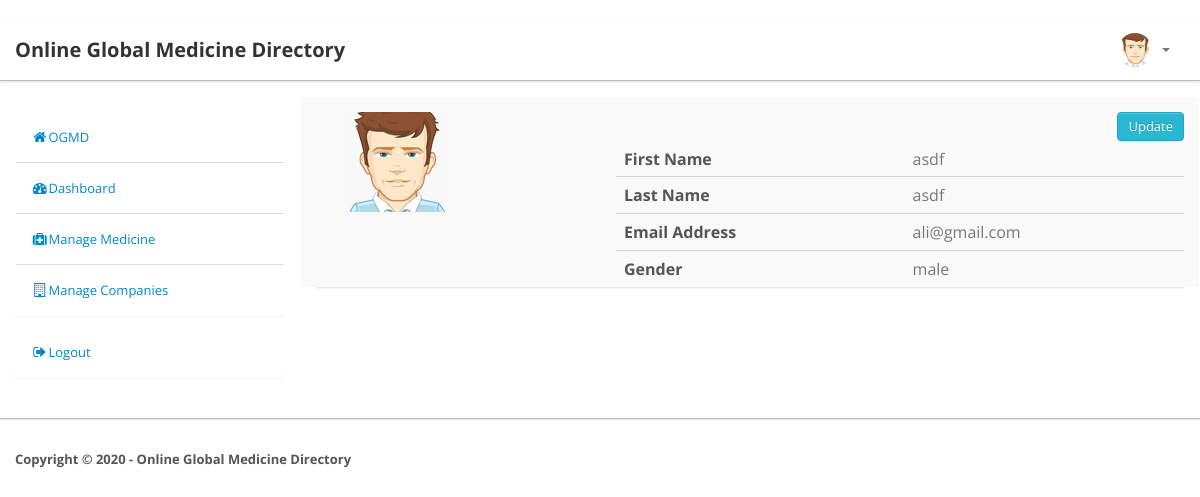
/profile.php (signed in), run on the app's committed database.
### tables this page shows
CREATE TABLE `users` (
  `user_id` int(11) NOT NULL,
  `user_type` varchar(30) NOT NULL,
  `firstname` varchar(100) NOT NULL,
  `lastname` varchar(100) NOT NULL,
  `useremail` varchar(100) NOT NULL,
  `userpassword` varchar(100) NOT NULL,
  `gender` varchar(50) NOT NULL,
  `userimage` varchar(300) NOT NULL
);

### profile.php (the view, shortened to what this page needs)
﻿<!DOCTYPE html>
<html lang="en">
    <head>
        <link type="text/css" href="bootstrap/css/bootstrap.min.css" rel="stylesheet">
        <link type="text/css" href="bootstrap/css/bootstrap-responsive.min.css" rel="stylesheet">
        <link type="text/css" href="css/theme.css" rel="stylesheet">
        <link type="text/css" href="images/icons/css/font-awesome.css" rel="stylesheet">
    </head>
    <body>
        <?php
        include 'php/conn.php';
        $id = $_SESSION['userId'];
        $q = "SELECT * FROM `users` WHERE user_id = $id";
        $query = mysqli_query($conn, $q);
        $result_profile = mysqli_fetch_array($query);
        ?>
        <?php include 'php/navbar.php'; ?>
        <div class="wrapper">
            <div class="container">
                <div class="row">
                    <div class="span3">
                        <div class="sidebar">
                            <?php include 'php/sidebar.php'; ?>
                        </div>
                    </div>
                    <div class="span9">
                        <div class="widget">
                            <div class="module">
                                <div class="profile-head media">
                                    <di class='span3'>
                                        <a href="#" class="responsive-photo pull-left">
                                            <img src="uploads/<?php echo $result_profile['userimage']; ?>">
                                        </a>
                                    </di>
                                    <div class="media-body">
                                        <table class="table profile-tab-content">
                                            <thead>
                                                <tr>
                                                    <td><b>First Name</b></td>
                                                    <td><?php echo $result_profile['firstname']; ?></td>
                                                </tr>
                                            </thead>
                                            <tbody>
                                                <tr>
                                            <form method="POST" action="edit_user.php">
                                                <input type="submit" id="user_update" name="user_update" value="Update" class="btn btn-info pull-right"/>
                                            </form>
                                            </tr>
                                            <tr>
                                                <td><b>Last Name</b></td>
                                                <td><?php echo $result_profile['lastname']; ?></td>
                                            </tr>
                                            <tr>
                                                <td><b>Email Address</b></td>
                                                <td><?php echo $result_profile['useremail']; ?></td>
                                            </tr>
                                            <tr>
                                                <td><b>Gender</b></td>
                                                <td><?php echo $result_profile['gender']; ?></td>
                                            </tr>
                                            </tbody>
                                        </table>
                                    </div>
                                </div>
                            </div>
                        </div>
                    </div>
                </div>
            </div>
        </div>
        <div class="footer">
            <div class="container">
                <b class="copyright"> Copyright &copy; 2020 - Online Global Medicine Directory</b>
            </div>
        </div>
    </body>
</html>

### php/navbar.php (shortened to what this page needs)
<!DOCTYPE html>
<html>
    <head>
        <link type="text/css" href="bootstrap/css/bootstrap.min.css" rel="stylesheet">
        <link type="text/css" href="bootstrap/css/bootstrap-responsive.min.css" rel="stylesheet">
        <link type="text/css" href="css/theme.css" rel="stylesheet">
        <link type="text/css" href="images/icons/css/font-awesome.css" rel="stylesheet">
    </head>
    <body>
        <?php
        include 'conn.php';
        $nav = "SELECT * FROM `users`";
        $query_nav = mysqli_query($conn, $nav);
        $result_nav = mysqli_fetch_array($query_nav);
        ?>
        <div class="navbar navbar-fixed-top">
            <div class="navbar-inner">
                <div class="container">
                        <a class="brand" href="index.php">Online Global Medicine Directory</a>
                    <div class="nav-collapse collapse navbar-inverse-collapse">
                        <ul class="nav pull-right">
                            <?php
                            if (isset($_SESSION['loggedin'])) {
                                if ($_SESSION['loggedin'] == true) {
                                    ?>
                                    <li class="nav-user dropdown"><a href="#" class="dropdown-toggle" data-toggle="dropdown">
                                            <img src="uploads/<?php echo $result_nav['userimage']; ?>" class="nav-avatar" />
                                            <b class="caret"></b></a>
                                    </li>
                                <?php } ?>
                            <?php } else { ?>
                                <li><a href="login.php">Login</a></li>
                                <li><a href="signup.php">Sing Up</a></li>
                            <?php } ?>
                        </ul>
                    </div>
                </div>
            </div>
        </div>
    </body>
</html>

### css/theme.css (style rules this page uses)
body { font-size: 13px; font-family: 'Open Sans', Arial, sans-serif; background: #fff; color: #777 }
strong, b { color: #555 }
.wrapper { border-bottom: 1px solid #bbb; -webkit-box-shadow: 0 1px 2px rgba(0,0,0,0.1); -moz-box-shadow: 0 1px 2px rgba(0,0,0,0.1); box-shadow: 0 1px 2px rgba(0,0,0,0.1); padding: 30px 0 }
.footer { color: #999; padding: 30px 0 60px }
form { margin: 0 }
select, textarea, input[type="text"], input[type="password"], input[type="datetime"], input[type="datetime-local"], input[type="date"], input[type="month"], input[type="time"], input[type="week"], input[type="number"], input[type="email"], input[type="url"], input[type="search"], input[type="tel"], input[type="color"], input[type="file"], .uneditable-input, label, input, button, select, textarea { -webkit-border-radius: 3px; -moz-border-radius: 3px; border-radius: 3px; font-size: 13px; font-family: 'Open Sans', Tahoma, Arial, sans-serif }
.module { background: #fff; -webkit-border-radius: 3px; -moz-border-radius: 3px; border-radius: 3px; border: 1px solid #ccc; border-bottom-color: #bbb; -webkit-box-shadow: 0 0 1px rgba(0,0,0,0.2); -moz-box-shadow: 0 0 1px rgba(0,0,0,0.2); box-shadow: 0 0 1px rgba(0,0,0,0.2); margin-bottom: 30px }
.navbar { position: static!important; margin: 0!important }
.navbar .navbar-inner { background: #fff; border-bottom: 1px solid #bbb; -webkit-box-shadow: 0 1px 2px rgba(0,0,0,0.15); -moz-box-shadow: 0 1px 2px rgba(0,0,0,0.15); box-shadow: 0 1px 2px rgba(0,0,0,0.15) }
.navbar .brand { color: #333; font-weight: bold; font-size: 20px; margin-right: 20px; padding: 20px }
.navbar .nav>li>a { padding: 20px 15px; font-weight: bold; color: #777 }
.nav-user>a { height: 20px }
.nav-avatar { width: 34px; height: 34px; margin: -7px 5px 0 0; -webkit-border-radius: 50%; -moz-border-radius: 50%; border-radius: 50% }
.btn, .btn-box { -webkit-border-radius: 3px; -moz-border-radius: 3px; border-radius: 3px }
.btn { font-size: 13px; font-weight: 600 }
.btn { display: inline-block; margin-bottom: 0; font-weight: 400; text-align: center; vertical-align: middle; cursor: pointer; background-image: none; border: 1px solid transparent; white-space: nowrap; padding: 4px 10px; font-size: 13px; line-height: 1.42857; border-radius: 4px; -webkit-user-select: none; -moz-user-select: none; -ms-user-select: none; user-select: none }
.btn-info { color: #fff; background-color: #29b7d3; border-color: #25a4be }
.table { margin-bottom: 0 }
.table th, .table td { border-color: #d5d5d5!important }
.module { box-shadow: 0 0 3px rgba(0,0,0,.1); border-color: #e9e9e9; margin-bottom: 20px; background-color: #fff; border-radius: 4px; -webkit-box-shadow: 0 1px 1px rgba(0,0,0,.05); box-shadow: 0 1px 1px rgba(0,0,0,.05); }
.profile-head { background: #f9f9f9; -webkit-border-radius: 2px 2px 0 0; -moz-border-radius: 2px 2px 0 0; border-radius: 2px 2px 0 0; margin: -15px -15px 0!important; padding: 15px 15px 0 }
.profile-tab-content { overflow: visible }

### data on the page
users: userimage (picture)
users: userimage (picture), firstname "asdf", lastname "asdf", useremail "ali@gmail.com", gender "male"
